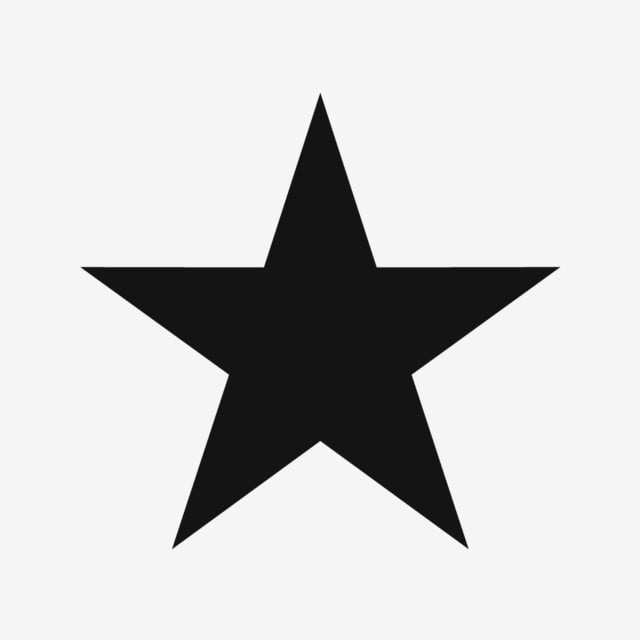
#> input picture test2.jpg, 640 x 640 px
$ python -i transform.py   (imports and definitions only)
#> lines starting #> are read from the running program, lines starting #| are printed output that depends on the picture; after the words box and inside, x2 and y2 are one past the last pixel; in counts of white or black regions, pixels touching at a corner belong together
import pygame
import numpy as np
import sys
import cv2
from matplotlib import pyplot as plt
import complexSort

# [2 lines not run here, left out]

FONT = pygame.font.SysFont("comicsans", 30)
FONTL = pygame.font.SysFont("comicsans", 80)

WIN_WIDTH = 1800
WIN_HEIGHT = 1000

class Func:
    # [19 lines left out: functions __init__, rotate, not called in this run]


    def draw(self, win):
        pygame.draw.circle(win, (255,255,255,10), (self.centerX, self.centerY), self.radius, 1)
        pygame.draw.line(win, (255,255,255,0.1), (self.centerX, self.centerY), (self.x, self.y), 1)

class Output:
    def __init__(self):
        self.points = list()
        self.flag = False

    # [4 lines left out: function update, not called in this run]

    def draw(self, win):
        if len(self.points) > 1:
            pygame.draw.lines(win, (0,0,255), False, self.points)
        # else:
        #     for p in self.points:
        #         pygame.draw.circle(win, (0,0,255), (p[0], p[1]), 1, 0)

def outline(image):
#> called with image = 'test2.jpg'
    img = cv2.imread(image)
#> img is the input picture: shape (640, 640, 3); min 0, max 255, mean 205.9
    bw = cv2.cvtColor(img, cv2.COLOR_BGR2GRAY)
    ret,thresh1 = cv2.threshold(bw,127,255,cv2.THRESH_BINARY)
#> thresh1: shape (640, 640); 82.6% white; 1 black region, box (x1, y1, x2, y2) and area: (81, 94, 559, 548) 71224
    thresh = cv2.adaptiveThreshold(thresh1, 255, cv2.ADAPTIVE_THRESH_MEAN_C, cv2.THRESH_BINARY_INV, 11, 2)
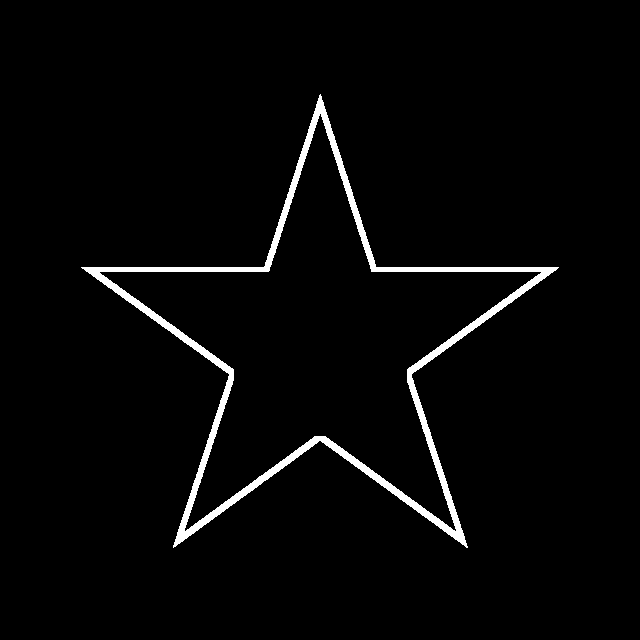
#> thresh: shape (640, 640); 2.7% white; 1 white region, box (x1, y1, x2, y2) and area: (81, 94, 559, 548) 11064

    # cv2.imshow('test',thresh)
    # cv2.waitKey(0)

    kernel = np.ones((3,3),np.uint8)
    erosion = cv2.erode(thresh, kernel,iterations = 1)
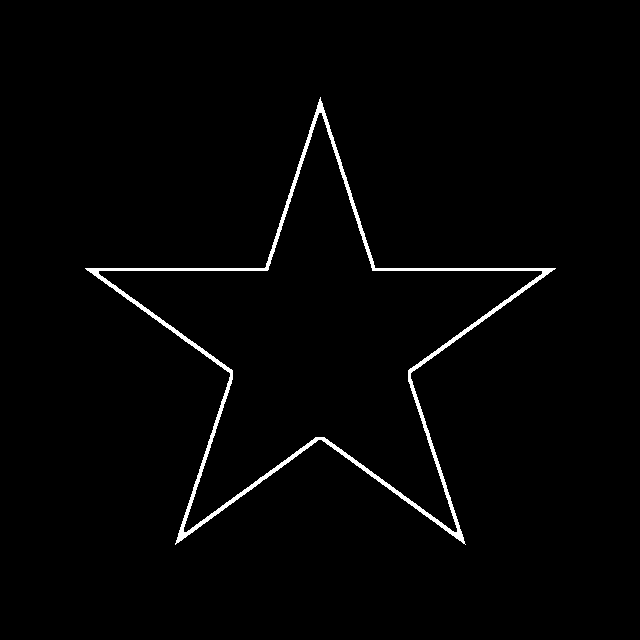
#> erosion: shape (640, 640); 1.6% white; 1 white region, box (x1, y1, x2, y2) and area: (85, 97, 556, 545) 6665
    opening = cv2.morphologyEx(erosion, cv2.MORPH_OPEN, kernel)
#> opening: shape (640, 640); 1.6% white; 1 white region
    closing = cv2.morphologyEx(opening, cv2.MORPH_CLOSE, kernel)


    contours, hierarchy = cv2.findContours(closing,cv2.RETR_TREE,cv2.CHAIN_APPROX_SIMPLE)
#> contours = 2 contours; box (x1, y1, x2, y2) and area: (87, 101, 553, 543) 68104, (98, 112, 543, 533) 63028

    areas = list()
    for contour in contours:
        ar = cv2.contourArea(contour)
        areas.append(ar)
#> this loop made 2 passes
#> ar on passes 1 to 2: 68104.5, 63027.5
#> after the loop, areas = [68104.5, 63027.5]

    max_area = max(areas)
#> max_area = 68104.5
    max_area_index = areas.index(max_area)
#> max_area_index = 0

    cnt = contours[max_area_index]
#> cnt = contour of 750 points, box (x1, y1, x2, y2) (87, 101, 553, 543), area 68104
    blank = np.zeros((img.shape[0:2]), np.uint8)


    cv2.drawContours(blank, [cnt], 0, (255, 255, 255), 1, maxLevel = 0)
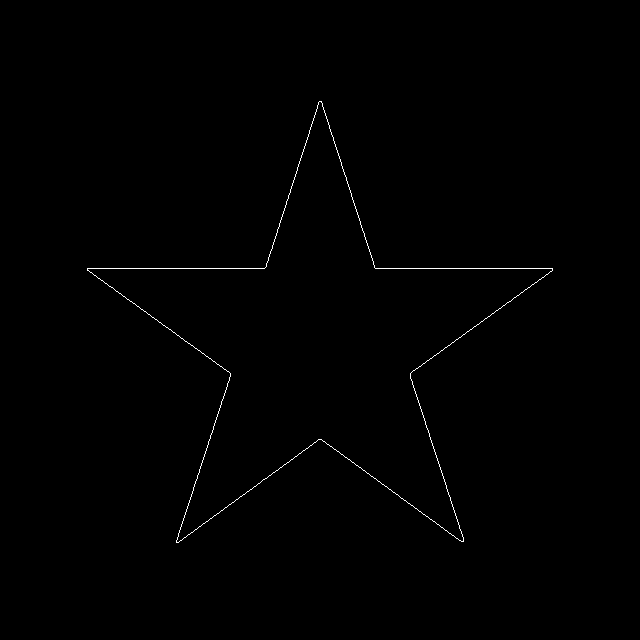
#> blank: shape (640, 640); 0.39% white in thin lines or dots, all inside (x1, y1, x2, y2) = (87, 101, 553, 543)
    # cv2.imshow('test',blank)
    # cv2.waitKey(0)
    return blank

# [4 lines of commented-out code are left out]

# [107 lines left out: functions fft, preprocess, generateEpicycle, drawWindow, main, not called in this run]

# [2 lines not run here, left out]

# preprocess("test.png")

>>> result = outline('test2.jpg')

$ run again, on test3.png
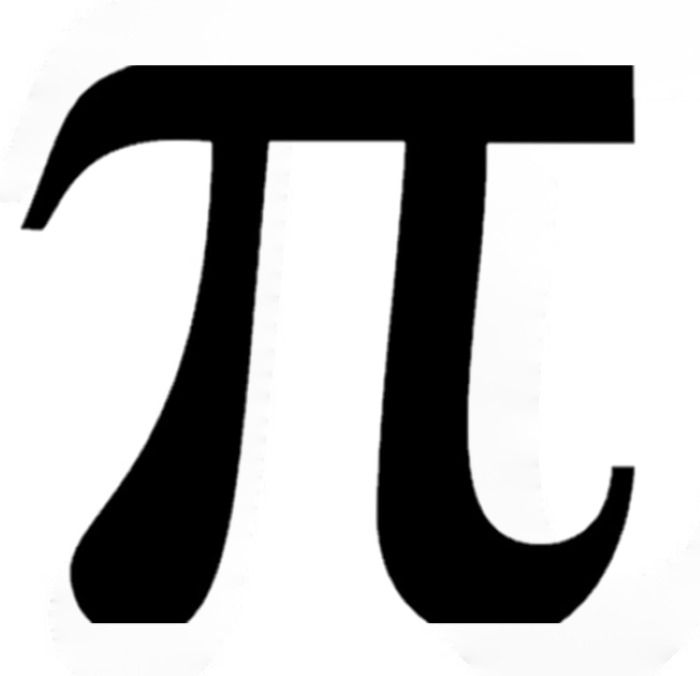
#> input picture test3.png, 700 x 676 px
#> in outline, img is the input picture: shape (676, 700, 3); mean B, G, R 178, 178, 178
#> in outline, `ret,thresh1 = cv2.threshold(bw,127,255,cv2.THRESH_BINARY)`:
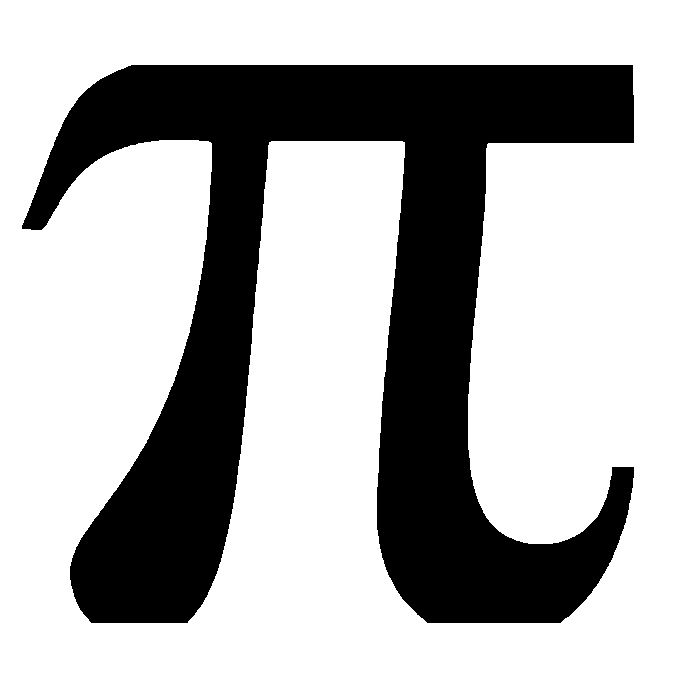
#> thresh1: shape (676, 700); 70% white; 1 black region, box (x1, y1, x2, y2) and area: (22, 65, 634, 623) 141826
#> thresh: shape (676, 700); 4.5% white; 1 white region, box (x1, y1, x2, y2) and area: (22, 65, 634, 623) 21439
#> erosion: shape (676, 700); 2.7% white; 1 white region, box (x1, y1, x2, y2) and area: (23, 66, 633, 622) 12865
#> opening: shape (676, 700); 2.7% white; 1 white region
#> contours = 2 contours; box (x1, y1, x2, y2) and area: (24, 66, 633, 622) 135704, (28, 68, 631, 620) 126456
#> the loop in outline, `for contour in contours:` made 2 passes
#> ar on passes 1 to 2: 135703.5, 126456.5
#> after the loop in outline, `for contour in contours:`: areas = [135703.5, 126456.5]
#> max_area = 135703.5
#> max_area_index = 0
#> cnt = contour of 933 points, box (x1, y1, x2, y2) (24, 66, 633, 622), area 135704
#> in outline, `cv2.drawContours(blank, [cnt], 0, (255, 255, 255), 1, maxLevel = 0)`:
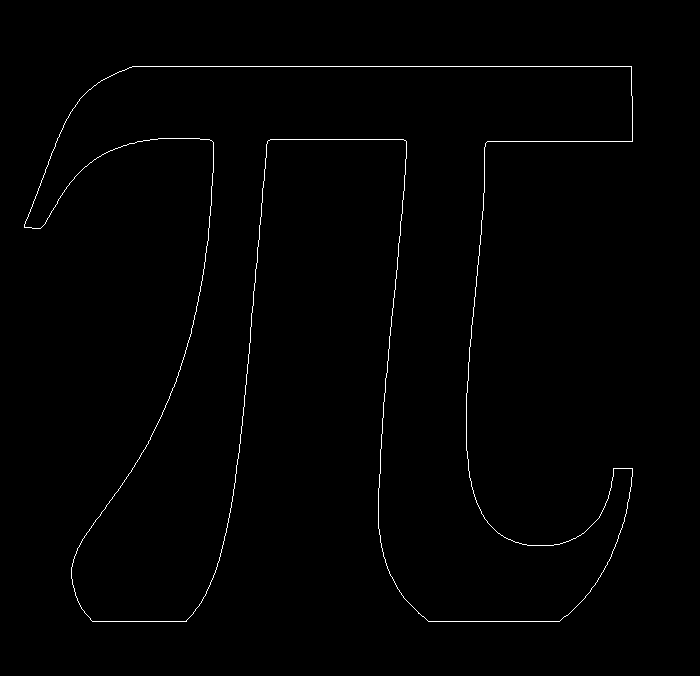
#> blank: shape (676, 700); 0.77% white in thin lines or dots, all inside (x1, y1, x2, y2) = (24, 66, 633, 622)
